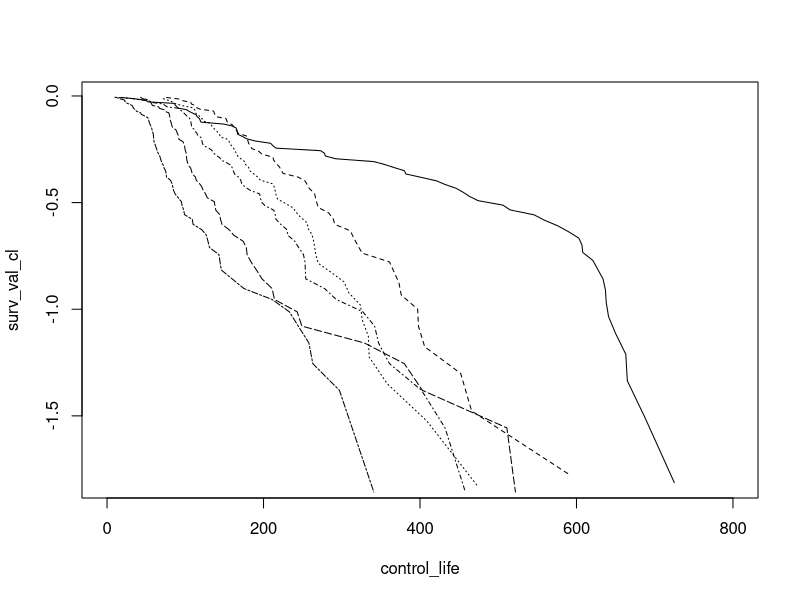

Recreate this plot in R.
#Page 384

control_life = c(18, 36, 50, 52, 86, 87, 89, 91,
                 102, 105, 114, 114, 115, 118, 119, 120,
                 149, 160, 165, 166, 167, 167, 173, 178,
                 189, 209, 212, 216, 273, 278, 279, 292,
                 341, 355, 367, 380, 382, 421, 421, 432,
                 446, 455, 463, 474, 506, 515, 546, 559,
                 576, 590, 603, 607, 608, 621, 634, 634,
                 637, 638, 641, 650, 663, 665, 688, 725,
                 735)
dose_1 = c(76, 93, 97, 107, 108, 113, 114, 119,
           136, 137, 138, 139, 152, 154, 154, 160,
           164, 164, 166, 168, 178, 179, 181, 181,
           183, 185, 194, 198, 212, 213, 216, 220,
           225, 225, 244, 253, 256, 259, 265, 268,
           268, 270, 283, 289, 291, 311, 315, 326,
           326, 361, 373, 373, 376, 397, 398, 406,
           452, 466, 592, 598)

dose_2 = c(72, 72, 78, 83, 85, 99, 99, 110,
           113, 113, 114, 114, 118, 119, 123, 124,
           131, 133, 135, 137, 140, 142, 144, 145,
           154, 156, 157, 162, 162, 164, 165, 167,
           171, 176, 177, 181, 182, 187, 192, 196,
           211, 214, 216, 216, 218, 228, 238, 242,
           248, 256, 257, 262, 264, 267, 267, 270,
           286, 303, 309, 324, 326, 334, 335, 358,
           409, 473, 550)

dose_3 = c(10, 33, 44, 56, 59, 72, 74, 77,
           92, 93, 96, 100, 100, 102, 105, 107,
           107, 108, 108, 108, 109, 112, 113, 115,
           116, 120, 121, 122, 122, 124, 130, 134,
           136, 139, 144, 146, 153, 159, 160, 163,
           163, 168, 171, 172, 176, 183, 195, 196,
           197, 202, 213, 215, 216, 222, 230, 231,
           240, 245, 251, 253, 254, 254, 278, 293,
           327, 342, 347, 361, 402, 432, 458, 555)

dose_4 = c(43, 45, 53, 56, 56, 57, 58, 66,
           67, 73, 74, 79, 80, 80, 81, 81,
           81, 82, 83, 83, 84, 88, 89, 91,
           91, 92, 92, 97, 99, 99, 100, 100,
           101, 102, 102, 102, 103, 104, 107, 108,
           109, 113, 114, 118, 121, 123, 126, 128,
           137, 138, 139, 144, 145, 147, 156, 162,
           174, 178, 179, 184, 191, 198, 211, 214,
           243, 249, 329, 380, 403, 511, 522, 598)

dose_5 = c(12, 15, 22, 24, 24, 32, 32, 33,
           34, 38, 38, 43, 44, 48, 52, 53,
           54, 54, 55, 56, 57, 58, 58, 59,
           60, 60, 60, 60, 61, 62, 63, 65,
           65, 67, 68, 70, 70, 72, 73, 75,
           76, 76, 81, 83, 84, 85, 87, 91,
           95, 96, 98, 99, 109, 110, 121, 127,
           129, 131, 143, 146, 146, 175, 175, 211,
           233, 258, 258, 263, 297, 341, 341, 376)

emp_fn_cl = ecdf(control_life)
emp_fn_d1 = ecdf(dose_1)
emp_fn_d2 = ecdf(dose_2)
emp_fn_d3 = ecdf(dose_3)
emp_fn_d4 = ecdf(dose_4)
emp_fn_d5 = ecdf(dose_5)

emp_val_cl = emp_fn_cl(control_life)
emp_val_d1 = emp_fn_d1(dose_1)
emp_val_d2 = emp_fn_d2(dose_2)
emp_val_d3 = emp_fn_d3(dose_3)
emp_val_d4 = emp_fn_d4(dose_4)
emp_val_d5 = emp_fn_d5(dose_5)

surv_val_cl = log10(1 - emp_val_cl)
surv_val_d1 = log10(1 - emp_val_d1)
surv_val_d2 = log10(1 - emp_val_d2)
surv_val_d3 = log10(1 - emp_val_d3)
surv_val_d4 = log10(1 - emp_val_d4)
surv_val_d5 = log10(1 - emp_val_d5)


plot(x = control_life, y =surv_val_cl, type = "l", xlim = c(0,800))
lines(x = dose_1, y =surv_val_d1, type = "l", xlim = c(0,800), lty = 2, add = TRUE)
lines(x = dose_2, y =surv_val_d2, type = "l", xlim = c(0,800), lty = 3, add = TRUE)
lines(x = dose_3, y =surv_val_d3, type = "l", xlim = c(0,800), lty = 4, add = TRUE)
lines(x = dose_4, y =surv_val_d4, type = "l", xlim = c(0,800), lty = 5, add = TRUE)
lines(x = dose_5, y =surv_val_d5, type = "l", xlim = c(0,800), lty = 6, add = TRUE)
